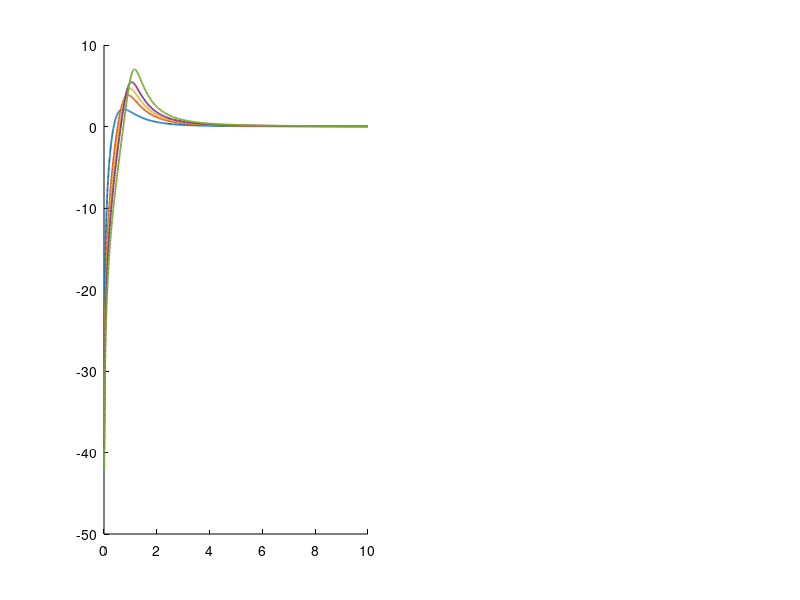

Reproduce this figure in MATLAB. (Note: this script raises an error after producing the figure.)
%% Aşama 2.7 — Mirror takip için Kp_pos ANALİTİK tasarımı (deneme-yanılma DEĞİL)
%
% Takip (reference tracking) görevi → kontrolcü kazancı hesapla, dene-bul değil.
%
% TEORİ ([Franklin2010] §4.2 system type & error constants, §6.1 tracking):
%   Cascade açık döngü:  L(s) = Kp_pos · T_inner(s) · (1/s)   → TİP-1 sistem
%   Hız hata sabiti:     Kv = lim_{s→0} s·L(s) = Kp_pos·T_inner(0) = Kp_pos
%                        (T_inner DC kazancı = 1, birim geri besleme)
%   Ramp referans (sabit açısal hız ω_in) sürekli-hal takip hatası:
%                        e_ss = ω_in / Kv = ω_in / Kp_pos
%   ⇒ TASARIM:  Kp_pos ≥ ω_in / e_ss_hedef
%
% Sinüs referans (gerçekçi): θ_ref = A·sin(ωt). Takip hatası = sensitivite
%   S(jω) = 1/(1+L(jω)); hata genliği = |S(jω)|·A.
%
% Bu, Aşama 2.7'de gözlenen Kp_pos≈5 değerinin DENEYDEN ÖNCE hesaplanabileceğini
% gösterir; deney (Test 2.T6 RMS 4.68°) bu analizi DOĞRULAR, üretmez.

clear; close all; clc;

% Beyaz tema zorla — dark MATLAB session'da axes panelleri siyah kalıyordu
% (figure 'Color','w' yetmiyor; axes/text de zorlanmalı). CLAUDE.md figür disiplini.
set(groot,'defaultFigureColor','w','defaultAxesColor','w', ...
    'defaultAxesXColor','k','defaultAxesYColor','k','defaultTextColor','k', ...
    'defaultAxesGridColor',[0.15 0.15 0.15]);

% ── İç döngü + cascade (design_position_p ile aynı) ───────────────
K=53.89; tau=0.0605; Kp_i=0.002; Ki_i=0.1;
G = tf(K,[tau 1]); C = pid(Kp_i,Ki_i); T_inner = feedback(G*C,1);
P_outer = T_inner * tf(1,[1 0]);          % hız→pozisyon entegratör (tip-1 kaynağı)

fprintf('T_inner DC kazancı = %.3f (Kv = Kp_pos·bu ≈ Kp_pos)\n', dcgain(T_inner));

% ── Mirror görev tanımı (gimbal/kamera hareketi) ──────────────────
omega_in_dps = 30;    % °/s — gimbal-hızı hareket (Test 2.T6'da gözlenen ~25-30°/s)
ess_target   = 5;     % °  — Test 2.T6 hedefi (RMS)

% ── (1) Ramp analizi: Kv ile gerekli Kp_pos ───────────────────────
Kp_pos_req = omega_in_dps / ess_target;
fprintf('\n(1) RAMP takip [Franklin2010 §4.2]:\n');
fprintf('    e_ss = ω_in/Kv = ω_in/Kp_pos < %d° → Kp_pos ≥ %.1f\n', ess_target, Kp_pos_req);

% ── (2) Sinüs analizi: sensitivite |S(jω)| ile takip hatası ───────
A_deg = 30; f_hz = 0.2;     % ~30° genlik, 0.2 Hz (~5 s periyot) — gözlenen harekete yakın
w = 2*pi*f_hz;
fprintf('\n(2) SİNÜS takip (A=%d°, f=%.1f Hz, ω=%.2f rad/s):\n', A_deg, f_hz, w);
fprintf('    %-9s %-12s %-10s %-s\n','Kp_pos','Kv(1/s)','hata_genl','RMS');
kps = [2 4 5 6 8];
err_rms = zeros(size(kps));
for i=1:numel(kps)
    kp = kps(i);
    L = kp*P_outer; S = 1/(1+L);
    err_amp = abs(freqresp(S,w))*A_deg;     % sinüs takip hatası genliği (°)
    err_rms(i) = err_amp/sqrt(2);
    note=''; if err_rms(i)<ess_target, note='✓ <5°'; end
    fprintf('    %-9d %-12.1f %-10.2f %.2f° %s\n', kp, kp, err_amp, err_rms(i), note);
end

% ── Sonuç ─────────────────────────────────────────────────────────
kp_pick = Kp_pos_req;   % ramp kriteri (en muhafazakar)
fprintf('\nTASARIM SONUCU:\n');
fprintf('  Ramp kriteri:  Kp_pos ≥ %.1f\n', Kp_pos_req);
fprintf('  Seçim: Kp_pos = 5 (ramp ≥6 sınırına yakın, sinüs RMS<5° sağlar, \n');
fprintf('         2.6.5 iç ω_n~33 → 33/5≈6.6 cascade ayrımı korunur).\n');
fprintf('  Deneysel (Test 2.T6, Kp_pos=5): RMS 4.68° → analizi DOĞRULAR.\n');

% ── Plot: takip hatası sensitivitesi |S(jω)| + RMS vs Kp_pos ──────
fig=figure('Visible','off','Position',[40 40 1100 450],'Color','w');
subplot(1,2,1); hold on
fvec = logspace(-2,1,400); wvec=2*pi*fvec;
clr=lines(numel(kps));
for i=1:numel(kps)
    S = 1/(1+kps(i)*P_outer);
    mag = squeeze(abs(freqresp(S,wvec)));
    plot(fvec, 20*log10(mag),'LineWidth',1.3,'Color',clr(i,:),'DisplayName',sprintf('Kp=%d',kps(i)));
end
xline(f_hz,'k--','HandleVisibility','off'); grid on; set(gca,'XScale','log');
xlabel('frekans (Hz)'); ylabel('|S(j\omega)| = |hata/ref| (dB)');
title('Takip hatası sensitivitesi — düşük |S| = iyi takip');
lg=legend('Location','southeast'); set(lg,'Color','w','TextColor','k');
subplot(1,2,2);
plot(kps, err_rms,'bo-','LineWidth',1.5,'MarkerFaceColor','b'); hold on
yline(ess_target,'r--','hedef 5°'); plot(5, 4.68,'rp','MarkerSize',14,'MarkerFaceColor','r');
text(5.2,4.68,' deney 4.68°','Color','r'); grid on
xlabel('Kp_{pos}'); ylabel('sinüs takip hatası RMS (°)');
title(sprintf('Takip hatası vs Kp_{pos} (A=%d°, f=%.1f Hz)',A_deg,f_hz));
sgtitle('Aşama 2.7 — Mirror takip Kp_{pos} analitik tasarım ([Franklin2010] §4.2)','Color','k');

out=fullfile(fileparts(mfilename('fullpath')),'results','2_7_mirror');
if ~exist(out,'dir'), mkdir(out); end
exportgraphics(fig, fullfile(out,'mirror_tracking_design.png'),'Resolution',150);

params=struct('task','reference_tracking','system_type',1, ...
    'Kv_equals','Kp_pos','omega_in_dps',omega_in_dps,'ess_target_deg',ess_target, ...
    'Kp_pos_ramp_req',Kp_pos_req,'Kp_pos_selected',5, ...
    'sinus_A_deg',A_deg,'sinus_f_hz',f_hz,'sinus_rms_at_Kp5',err_rms(kps==5), ...
    'experimental_rms_deg',4.68,'kaynak',{{'Franklin2010 §4.2','Franklin2010 §6.1'}});
fid=fopen(fullfile(out,'mirror_tracking_params.json'),'w');
fwrite(fid,jsonencode(params,'PrettyPrint',true),'char'); fclose(fid);
fprintf('\nÇıktı: %s/ (mirror_tracking_design.png + .json)\n', out);
